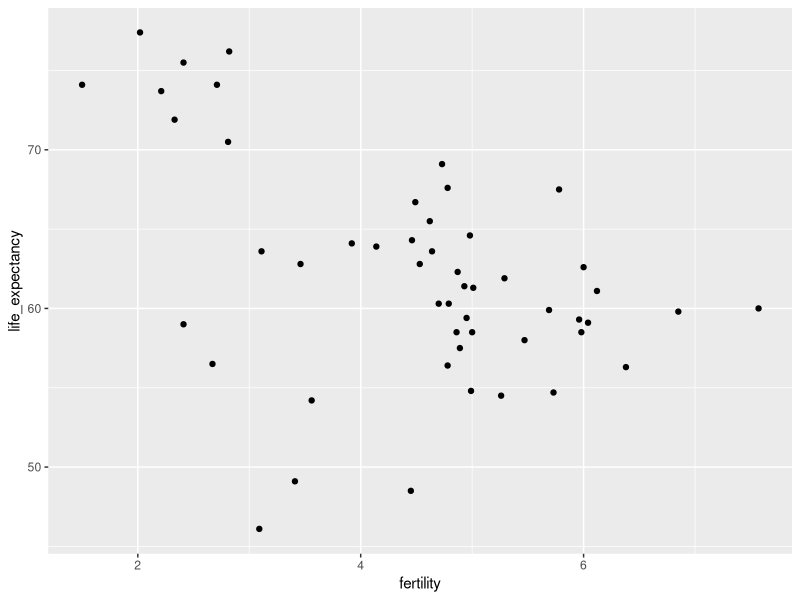
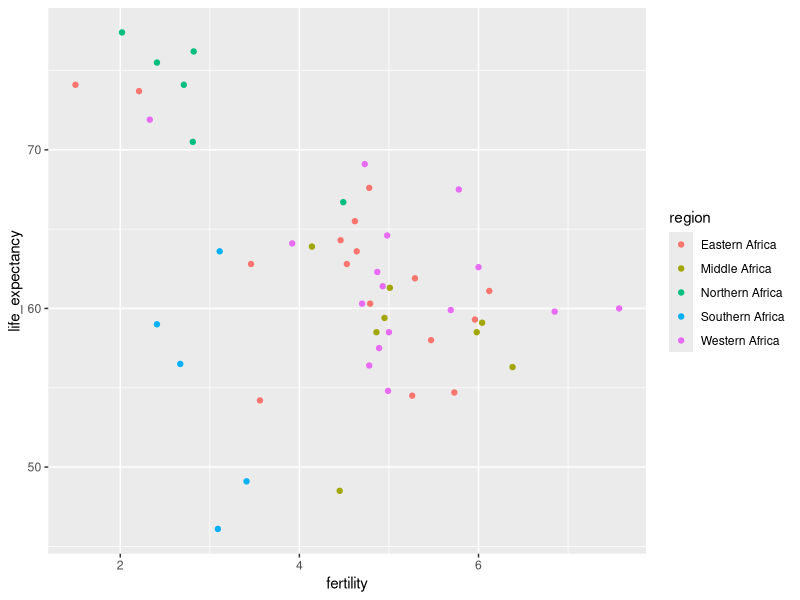
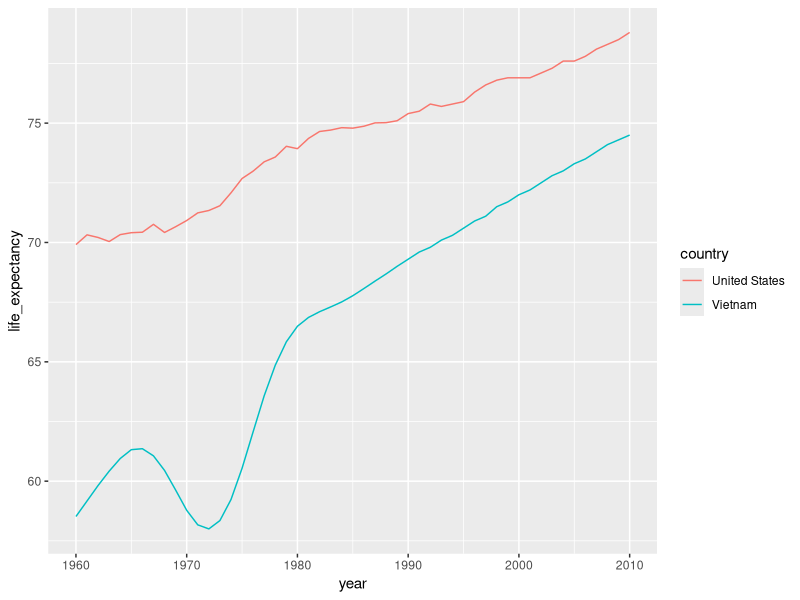
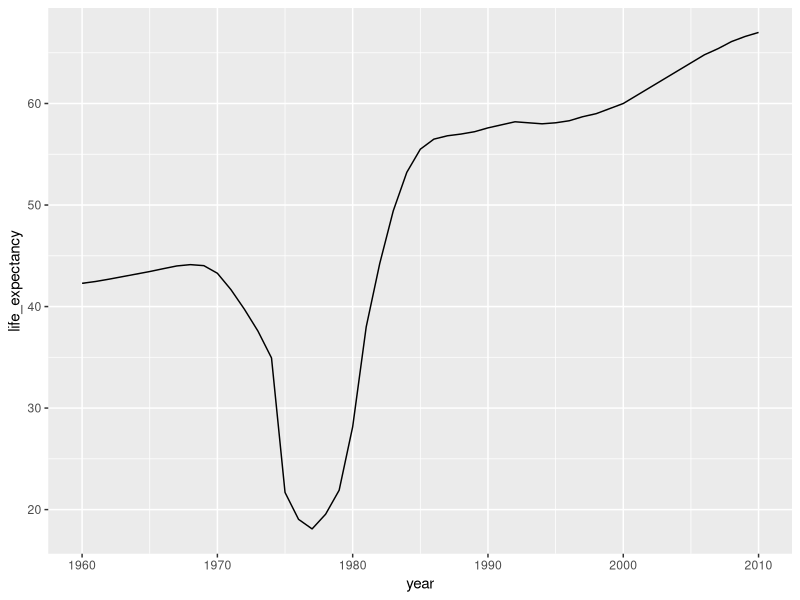
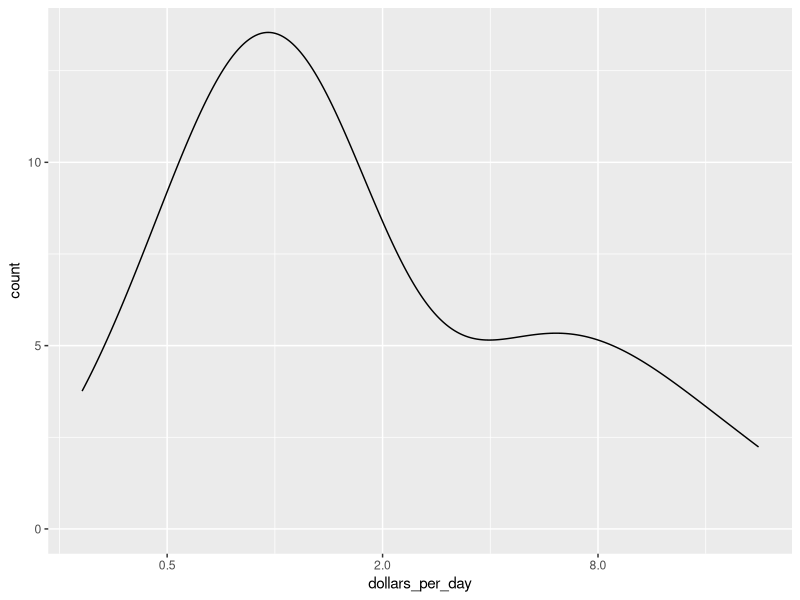
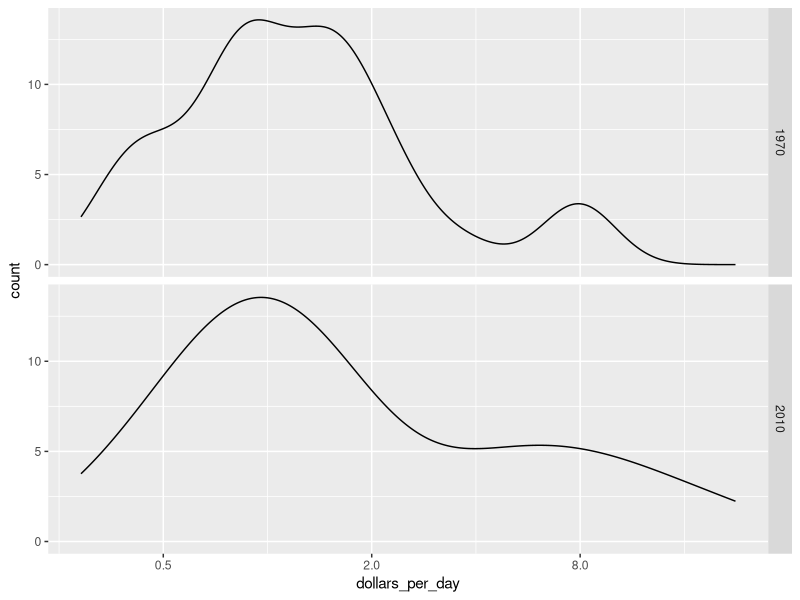
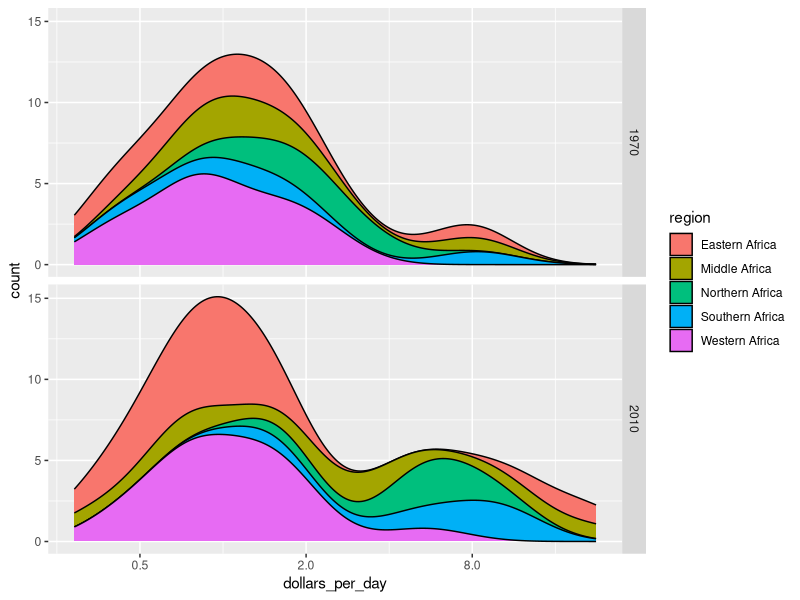
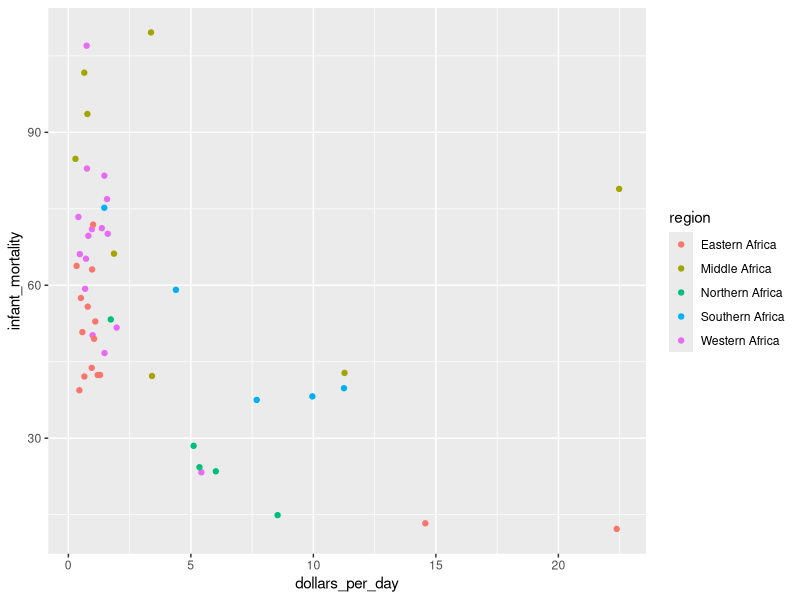

Generate these figures, in order, with R:
## ---- chunk 1
library(dplyr)
library(ggplot2)
library(dslabs)
data(gapminder)

## fill out the missing parts in filter and aes
gapminder %>% filter( continent == 'Africa' & year == 2012) %>%
  ggplot(aes(x=fertility, y=life_expectancy)) +
  geom_point()
## ---- chunk 2
library(dplyr)
library(ggplot2)
library(dslabs)
data(gapminder)

gapminder %>% filter( continent == 'Africa' & year == 2012) %>%
  ggplot(aes(x=fertility, y=life_expectancy, color=region)) +
  geom_point()
## ---- chunk 3
library(dplyr)
library(dslabs)
data(gapminder)

df <- gapminder %>% filter( continent == 'Africa' & 
                        year == 2012 & 
                        fertility <= 3 &
                        life_expectancy >= 70) %>%
  select(country, region)
## ---- chunk 4
tab <- gapminder %>% 
  filter(country %in% c('Vietnam', 'United States') & year %in% seq(1960,2010))
## ---- chunk 5
p <- tab %>% 
  ggplot(aes(x=year, y=life_expectancy, color=country)) +
  geom_line()
p
## ---- chunk 6
gapminder %>%
  filter(country=='Cambodia' & year %in% seq(1960,2010)) %>%
  ggplot(aes(x=year, y=life_expectancy)) +
  geom_line()
## ---- chunk 7
daydollars <- gapminder %>%
  mutate(dollars_per_day = gdp/population/365) %>%
  filter(continent=='Africa' & year==2010 & !is.na(dollars_per_day))
## ---- chunk 8
daydollars %>% 
  ggplot(aes(x=dollars_per_day, y=..count..)) +
  scale_x_continuous(trans='log2') +
  geom_density()
## ---- chunk 9
gapminder %>%
  mutate(dollars_per_day = gdp/population/365) %>%
  filter(continent=='Africa' & year %in% c(1970,2010) & !is.na(dollars_per_day)) %>%
  ggplot(aes(x=dollars_per_day, y=..count..)) +
  scale_x_continuous(trans='log2') +
  geom_density() +
  facet_grid(year ~ .)
## ---- chunk 10
gapminder %>%
  mutate(dollars_per_day = gdp/population/365) %>%
  filter(continent=='Africa' & year %in% c(1970,2010) & !is.na(dollars_per_day)) %>%
  ggplot(aes(x=dollars_per_day, y=..count.., fill=region)) +
  scale_x_continuous(trans='log2') +
  geom_density(bw=0.5, position="stack") +
  facet_grid(year ~ .)
## ---- chunk 11
gapminder_Africa_2010 <- gapminder %>%
  mutate(dollars_per_day = gdp/population/365) %>%
  filter(continent=='Africa' & year==2010 & !is.na(dollars_per_day)) 

gapminder_Africa_2010 %>%
  ggplot(aes(x=dollars_per_day, y=infant_mortality, color=region)) +
  geom_point()
## ---- chunk 12
gapminder_Africa_2010 %>%
  ggplot(aes(x=dollars_per_day, y=infant_mortality, color=region)) +
  scale_x_continuous(trans='log2') +
  geom_point()
## ---- chunk 13
gapminder_Africa_2010 %>%
  ggplot(aes(x=dollars_per_day, y=infant_mortality, color=region, label=country)) +
  scale_x_continuous(trans='log2') +
  geom_text()
## ---- chunk 14
gapminder %>%
  mutate(dollars_per_day = gdp/population/365) %>%
  filter(continent=='Africa' & year %in% c(1970, 2010) & !is.na(dollars_per_day) & !is.na(infant_mortality)) %>%
  ggplot(aes(x=dollars_per_day, y=infant_mortality, color=region, label=country)) +
  scale_x_continuous(trans='log2') +
  geom_text() +
  facet_grid(year ~ .)
